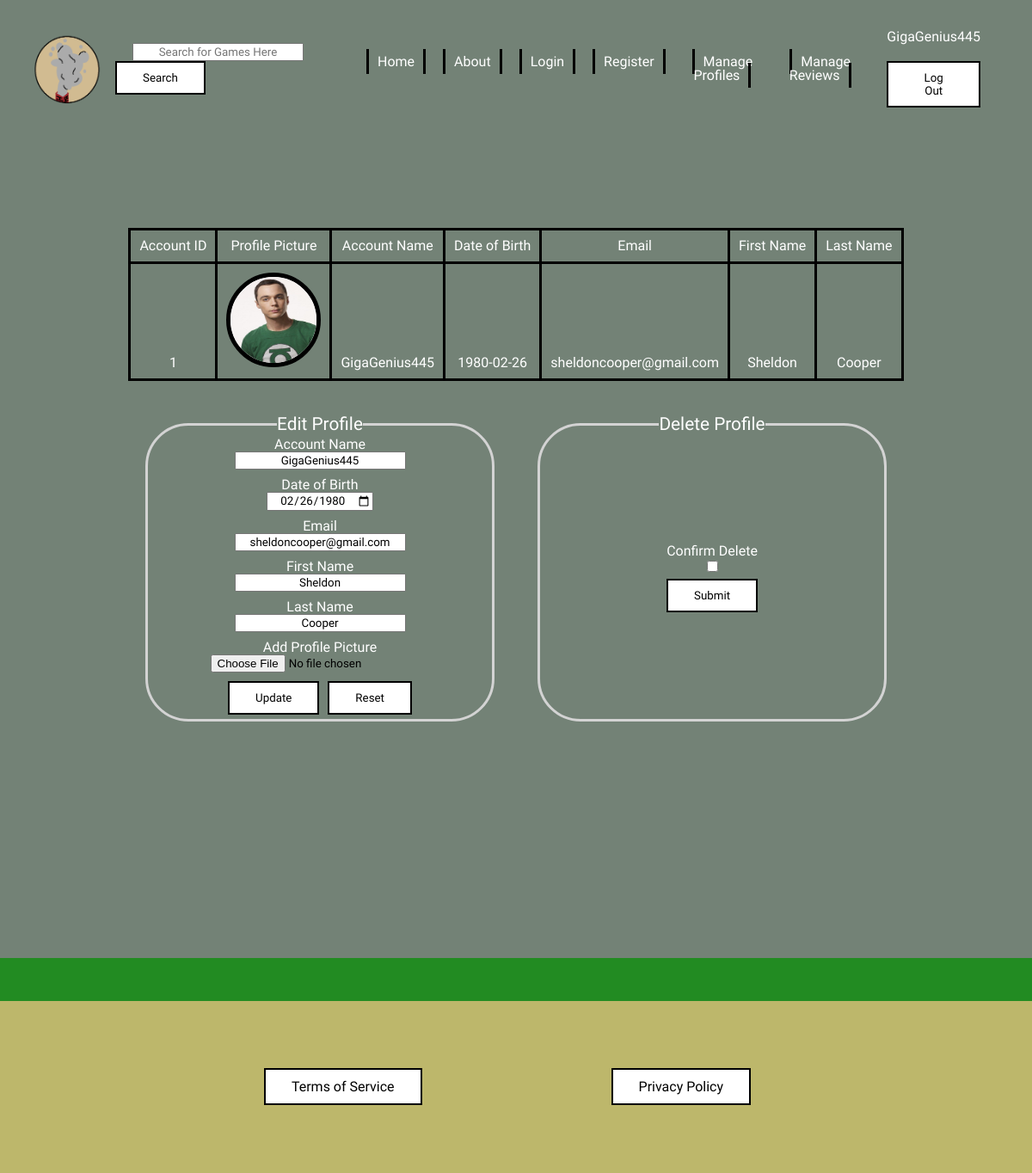
Page /profileManagement.php (signed in) on the committed database.
### tables this page shows
CREATE TABLE useraccounts (
    accountId INT NOT NULL AUTO_INCREMENT,
    accountName VARCHAR(150) NOT NULL,
    dateOfBirth DATE NOT NULL,
    email VARCHAR(50) NOT NULL,
    fName VARCHAR(50) NOT NULL,
    lName VARCHAR(100) NOT NULL,
    password VARCHAR(255) NOT NULL,
    profilePicture VARCHAR(255) NOT NULL DEFAULT './uploads/placeholder.png',
    PRIMARY KEY (accountId)
);

### includes/php/utilities.php (called while the page is built)
<?php
    class Utilities {
        public function returnData ($query, $connection) {
            $table = $connection->prepare($query);
            $table->execute();
            $tableData = $table->fetchAll();
            return $tableData;
        }
    }
?>

### profileManagement.php (the view, shortened to what this page needs)
<?php
    require('includes/navigation/header.php');
    require_once('includes/php/database.php');
    require_once('includes/php/utilities.php');
    $utilities = new Utilities();
    $accountId = $_SESSION['accountId'];
    $loggedInUserData = $utilities->returnData("SELECT * FROM useraccounts WHERE accountId = '$accountId'", $connection);
    foreach ($loggedInUserData as $key=> $row) {
        $currentUsername = $row['accountName'];
        $currentDateOfBirth = $row['dateOfBirth'];
        $currentEmail = $row['email'];
        $currentfName = $row['fName'];
        $currentlName = $row['lName'];
    }
?>
<main id="notIndexMain">
    <table>
        <thead>
            <tr>
                <td> Account ID </td>
                <td> Profile Picture </td>
                <td> Account Name </td>
                <td> Date of Birth </td>
                <td> Email </td>
                <td> First Name </td>
                <td> Last Name </td>
            </tr>
        </thead>
        <tbody>
            <?php
                $accountData = $utilities->returnData("SELECT * FROM useraccounts", $connection);
                foreach ($accountData as $key => $row) {
                    $accountId = $row['accountId'];
                    $accountName = $row['accountName'];
                    $dateOfBirth = $row['dateOfBirth'];
                    $email = $row['email'];
                    $fName = $row['fName'];
                    $lName = $row['lName'];
                    $profilePicture = $row['profilePicture'];
                    echo "<tr>";
                    echo "<td> $accountId </td>";
                    echo '<td> <img class="profilePicture" src="' . $profilePicture . '" alt="image"> </td>';
                    echo "<td> $accountName </td>";
                    echo "<td> $dateOfBirth </td>";
                    echo "<td> $email </td>";
                    echo "<td> $fName </td>";
                    echo "<td> $lName </td>";
                    echo "</tr>";
                }
            ?>
        </tbody>
    </table>
    <div id="editAndDeleteContainer">
        <form method="POST" enctype="multipart/form-data">
            <fieldset>
                <legend> Edit Profile </legend>
                <div>
                    <label for="uAccountName"> Account Name </label>
                    <input type="text" name="uAccountName" id="uAccountName" value="<?php echo"$currentUsername";?>">
                </div>
                <div>
                    <label for="uDateOfBirth"> Date of Birth </label>
                    <input type="date" name="uDateOfBirth" id="uDateOfBirth" value="<?php echo "$currentDateOfBirth"; ?>">
                </div>
                <div>
                    <label for="uEmail"> Email </label>
                    <input type="email" name="uEmail" id="uEmail" value="<?php echo "$currentEmail"; ?>">
                </div>
                <div>
                    <label for="ufName"> First Name </label>
                    <input type="text" name="ufName" id="ufName" value="<?php echo "$currentfName"; ?>">
                </div>
                <div>
                    <label for="ulName"> Last Name </label>
                    <input type="text" name="ulName" id="ulName" value="<?php echo "$currentlName"; ?>">
                </div>
                <div>
                    <label for="file"> Add Profile Picture </label>
                    <input type="file" name="file">
                </div>
                <div class="buttonContainer">
                    <button type="submit" name="updateSubmit" id="updateSubmit"> Update </button>
                    <button type="reset"> Reset </button>
                </div>
            </fieldset>
        </form>
        <form method="POST" action="profileManagement.php">
            <fieldset>
                <legend> Delete Profile </legend>
                <div>
                    <label for="confirmDelete"> Confirm Delete </label>
                    <input type="checkBox" name="confirmDelete" id="confirmDelete" value="confirm" required>
                </div>
                <input type="submit" name="submitDelete">
            </fieldset>
        </form>
    </div>
</main>
<?php
    require('includes/navigation/footer.php');
?>

### includes/navigation/header.php (shortened to what this page needs)
<!DOCTYPE html>
<html lang="en">
    <head>
        <link href="css/reset.css" rel="stylesheet">
        <link href="css/styles.css" rel="stylesheet">
    </head>
    <body>
        <header>
            <img src="images/companyLogo.png" alt="Smoke Logo">
            <form method="POST" action="view.php" >
                <input type="text" name="searchGameName" id="searchGameName" Placeholder="Search for Games Here">
                <input type="submit" name="searchSubmit" value='Search'>
            </form>
            <nav>
                <menu>
                    <li><a href="index.php"> Home </a></li>
                    <li><a href="about.php"> About </a></li>
                    <li><a href="login.php"> Login </a></li>
                    <li><a href="register.php"> Register </a></li>
                    <li><a href="profileManagement.php"> Manage Profiles </a></li>
                    <li><a href="manageReviews.php"> Manage Reviews </a></li>
                </menu>
            </nav>
            <div id="logoutContainer">
                <?php
                    if (isset($_SESSION['accountName'])) {
                        $username = $_SESSION['accountName'];
                        echo "<p id='username'> $username </p>";
                    }
                ?>
                <form method="POST" action="logout.php" id="logoutForm">
                    <button type="submit"> Log Out </button>
                </form>
            </div>
        </header>

### includes/navigation/footer.php
        <footer>
            <nav>
                <menu>
                    <li><a href="termsOfService.php"> Terms of Service </a></li>
                    <li><a href="privacyPolicy.php"> Privacy Policy </a></li>
                </menu>
            </nav>
        </footer>
    </body>
</html>

### css/styles.css (style rules this page uses)
html { background-color: #738276; }
header { display: flex; align-items: center; justify-content: center; position: absolute; height: 20vh; width: 95%; }
nav { margin-left: auto; }
nav menu { list-style: none; display: flex; margin-right: 20px; }
nav menu li { padding: 0 10px; }
nav menu li a { text-decoration: none; color: white; border-left: 3px solid black; border-right: 3px solid black; transition: border-bottom 0.3s linear; padding: 5px 10px; }
header img { width: 10%; height: 80%; margin-left: 20px; }
header form input:first-child { margin-left: 20px; }
#logoutForm { padding-top: 20px; }
#notIndexMain { display: flex; align-items: center; justify-content: center; flex-direction: column; padding: 250px 0; }
legend { font-size: 1.3em; }
h2, h3, h4, th, legend, figcaption { font-family: Limelight; text-align: center; color: white; }
p, li, td, label, input, button { font-family: Anta; text-align: center; color: white; }
footer { display: flex; align-items: center; justify-content: center; height: 25vh; border-top: 50px solid #228B22; background-color: #BDB76B; }
footer nav { width: 100%; }
footer nav menu { display: flex; justify-content: center; }
footer nav menu li a:first-child { margin-right: 100px; }
footer nav menu li a:last-child { margin-left: 100px; }
footer nav menu li a, input[type="submit"], input[type="reset"], button[type="submit"], button[type="reset"] { border: 2px solid black; padding: 10px 30px; text-decoration: none; background-color: white; color: black; transition: all 0.3s ease-in-out; }
fieldset { display: flex; align-items: center; justify-content: center; flex-direction: column; width: 400px; border: 3px solid lightgrey; border-radius: 50px; }
fieldset div { text-align: center; display: flex; flex-direction: column; margin: 5px; }
input { transition: all 0.3s ease-in-out; outline: none; }
fieldset input, fieldset button, form input, form button { color: black }
#editAndDeleteContainer { display: flex; flex-direction: row; }
#editAndDeleteContainer fieldset { height: 350px; margin: 25px; }
#logoutContainer { display: flex; align-items: center; justify-content: center; flex-direction: column; }
.profilePicture { border: 5px solid black; border-radius: 50%; width: 100px; height: 100px; background-color: white; }
.buttonContainer { display: flex; flex-direction: row; }
.buttonContainer input, .buttonContainer button { margin-left: 5px; margin-right: 5px; }
table { border: 1px black solid; border-collapse: collapse; margin: 15px; }
tr { border: 3px solid black; }
td { border: 3px solid black; }
tr, td { padding: 10px; }
td { text-align: center; }

### rows in the picture
useraccounts: accountId "1", profilePicture (picture), accountName "GigaGenius445", dateOfBirth "1980-02-26", email "sheldoncooper@gmail.com", fName "Sheldon", lName "Cooper", uAccountName "GigaGenius445", uDateOfBirth "02/26/1980", uEmail "sheldoncooper@gmail.com", ufName "Sheldon", ulName "Cooper"

### other values in the picture
$username "GigaGenius445"
